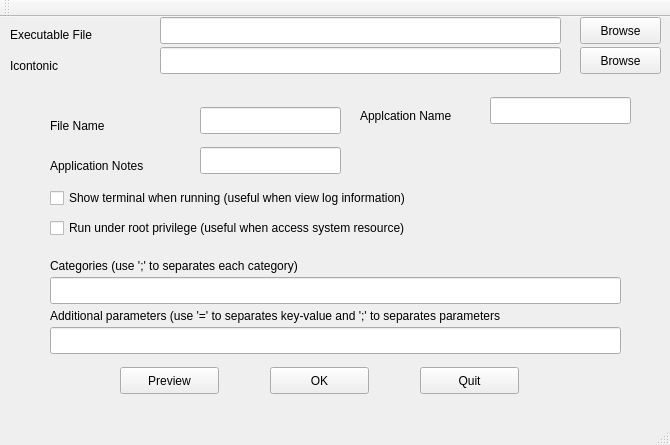
<?xml version="1.0" encoding="UTF-8"?>
<ui version="4.0">
 <class>MainForm</class>
 <widget class="QMainWindow" name="MainForm">
  <property name="geometry">
   <rect>
    <x>0</x>
    <y>0</y>
    <width>670</width>
    <height>445</height>
   </rect>
  </property>
  <property name="windowTitle">
   <string>MainForm</string>
  </property>
  <widget class="QWidget" name="centralWidget">
   <widget class="QLabel" name="label">
    <property name="geometry">
     <rect>
      <x>10</x>
      <y>10</y>
      <width>131</width>
      <height>16</height>
     </rect>
    </property>
    <property name="text">
     <string>Executable File</string>
    </property>
   </widget>
   <widget class="QLabel" name="label_2">
    <property name="geometry">
     <rect>
      <x>360</x>
      <y>90</y>
      <width>131</width>
      <height>17</height>
     </rect>
    </property>
    <property name="text">
     <string>Applcation Name</string>
    </property>
   </widget>
   <widget class="QLabel" name="label_3">
    <property name="geometry">
     <rect>
      <x>50</x>
      <y>140</y>
      <width>161</width>
      <height>17</height>
     </rect>
    </property>
    <property name="text">
     <string>Application Notes</string>
    </property>
   </widget>
   <widget class="QLabel" name="label_4">
    <property name="geometry">
     <rect>
      <x>10</x>
      <y>40</y>
      <width>67</width>
      <height>17</height>
     </rect>
    </property>
    <property name="text">
     <string>Icontonic</string>
    </property>
   </widget>
   <widget class="QLineEdit" name="appNameTxt">
    <property name="geometry">
     <rect>
      <x>490</x>
      <y>80</y>
      <width>141</width>
      <height>27</height>
     </rect>
    </property>
   </widget>
   <widget class="QLineEdit" name="appNoteTxt">
    <property name="geometry">
     <rect>
      <x>200</x>
      <y>130</y>
      <width>141</width>
      <height>27</height>
     </rect>
    </property>
   </widget>
   <widget class="QLineEdit" name="iconTxt">
    <property name="geometry">
     <rect>
      <x>160</x>
      <y>30</y>
      <width>401</width>
      <height>27</height>
     </rect>
    </property>
   </widget>
   <widget class="QLineEdit" name="execTxt">
    <property name="geometry">
     <rect>
      <x>160</x>
      <y>0</y>
      <width>401</width>
      <height>27</height>
     </rect>
    </property>
   </widget>
   <widget class="QPushButton" name="execBtn">
    <property name="geometry">
     <rect>
      <x>580</x>
      <y>0</y>
      <width>81</width>
      <height>27</height>
     </rect>
    </property>
    <property name="text">
     <string>Browse</string>
    </property>
   </widget>
   <widget class="QCheckBox" name="isTerminalChkBox">
    <property name="geometry">
     <rect>
      <x>50</x>
      <y>170</y>
      <width>471</width>
      <height>22</height>
     </rect>
    </property>
    <property name="text">
     <string>Show terminal when running (useful when view log information)</string>
    </property>
   </widget>
   <widget class="QCheckBox" name="isRootChkBox">
    <property name="geometry">
     <rect>
      <x>50</x>
      <y>200</y>
      <width>451</width>
      <height>22</height>
     </rect>
    </property>
    <property name="text">
     <string>Run under root privilege (useful when access system resource)</string>
    </property>
   </widget>
   <widget class="QPushButton" name="iconBtn">
    <property name="geometry">
     <rect>
      <x>580</x>
      <y>30</y>
      <width>81</width>
      <height>27</height>
     </rect>
    </property>
    <property name="text">
     <string>Browse</string>
    </property>
   </widget>
   <widget class="QLabel" name="label_5">
    <property name="geometry">
     <rect>
      <x>50</x>
      <y>290</y>
      <width>581</width>
      <height>17</height>
     </rect>
    </property>
    <property name="text">
     <string>Additional parameters (use '=' to separates key-value and ';' to separates parameters</string>
    </property>
   </widget>
   <widget class="QLineEdit" name="parametersTxt">
    <property name="geometry">
     <rect>
      <x>50</x>
      <y>310</y>
      <width>571</width>
      <height>27</height>
     </rect>
    </property>
   </widget>
   <widget class="QPushButton" name="okBtn">
    <property name="geometry">
     <rect>
      <x>270</x>
      <y>350</y>
      <width>99</width>
      <height>27</height>
     </rect>
    </property>
    <property name="text">
     <string>OK</string>
    </property>
   </widget>
   <widget class="QLabel" name="label_6">
    <property name="geometry">
     <rect>
      <x>50</x>
      <y>100</y>
      <width>121</width>
      <height>17</height>
     </rect>
    </property>
    <property name="text">
     <string>File Name</string>
    </property>
   </widget>
   <widget class="QLineEdit" name="fileNameTxt">
    <property name="geometry">
     <rect>
      <x>200</x>
      <y>90</y>
      <width>141</width>
      <height>27</height>
     </rect>
    </property>
   </widget>
   <widget class="QLabel" name="label_7">
    <property name="geometry">
     <rect>
      <x>50</x>
      <y>240</y>
      <width>571</width>
      <height>17</height>
     </rect>
    </property>
    <property name="text">
     <string>Categories (use ';' to separates each category)</string>
    </property>
   </widget>
   <widget class="QLineEdit" name="categoriesTxt">
    <property name="geometry">
     <rect>
      <x>50</x>
      <y>260</y>
      <width>571</width>
      <height>27</height>
     </rect>
    </property>
   </widget>
   <widget class="QPushButton" name="quitBtn">
    <property name="geometry">
     <rect>
      <x>420</x>
      <y>350</y>
      <width>99</width>
      <height>27</height>
     </rect>
    </property>
    <property name="text">
     <string>Quit</string>
    </property>
   </widget>
   <widget class="QPushButton" name="previewBtn">
    <property name="geometry">
     <rect>
      <x>120</x>
      <y>350</y>
      <width>99</width>
      <height>27</height>
     </rect>
    </property>
    <property name="text">
     <string>Preview</string>
    </property>
   </widget>
  </widget>
  <widget class="QMenuBar" name="menuBar">
   <property name="geometry">
    <rect>
     <x>0</x>
     <y>0</y>
     <width>670</width>
     <height>25</height>
    </rect>
   </property>
  </widget>
  <widget class="QToolBar" name="mainToolBar">
   <attribute name="toolBarArea">
    <enum>TopToolBarArea</enum>
   </attribute>
   <attribute name="toolBarBreak">
    <bool>false</bool>
   </attribute>
  </widget>
  <widget class="QStatusBar" name="statusBar"/>
 </widget>
 <layoutdefault spacing="6" margin="11"/>
 <resources/>
 <connections/>
</ui>
